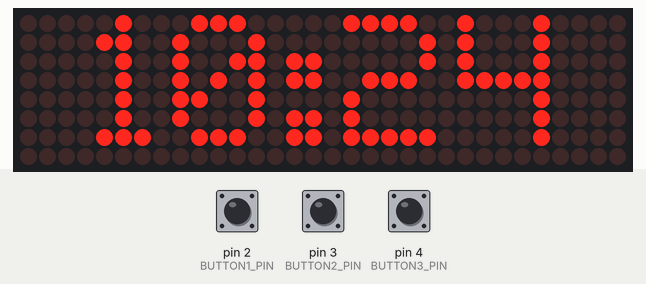
This sketch was run on a simulated Arduino Uno, built with avr-gcc and run on an emulated ATmega328P. On the bench: 32×8 LED matrix. The inputs (shaded band) are chosen by the test bench; at power-on: pin 2 (BUTTON1_PIN) HIGH, pin 3 (BUTTON2_PIN) HIGH, pin 4 (BUTTON3_PIN) HIGH. The local clock reads 2024-03-15 10:24:30 at power-on unless the sketch sets it.

Above: at 2.2 s.
2.3 s: pin 2 (BUTTON1_PIN) pulled LOW for 0.15 s
At 3.5 s:
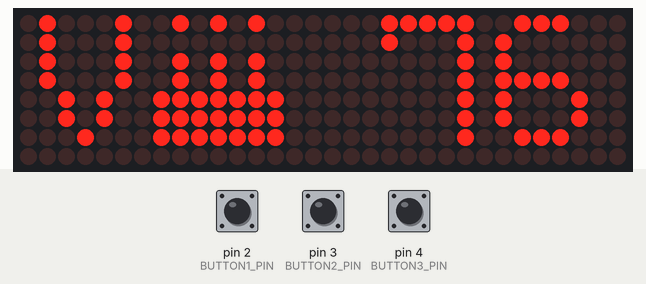
3.9 s: pin 3 (BUTTON2_PIN) pulled LOW for 0.15 s
At 4.4 s:
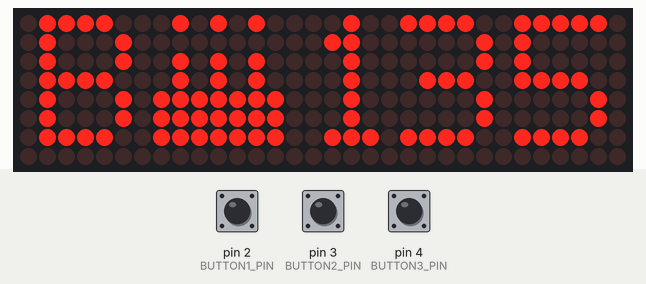
5.5 s: pin 4 (BUTTON3_PIN) pulled LOW for 0.15 s
At 6.5 s:
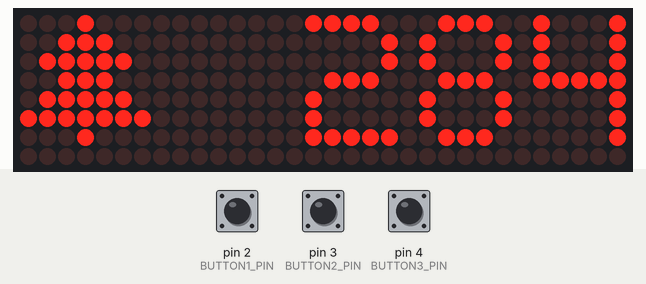
7.1 s: pin 4 (BUTTON3_PIN) pulled LOW for 1 s
At 7.5 s:
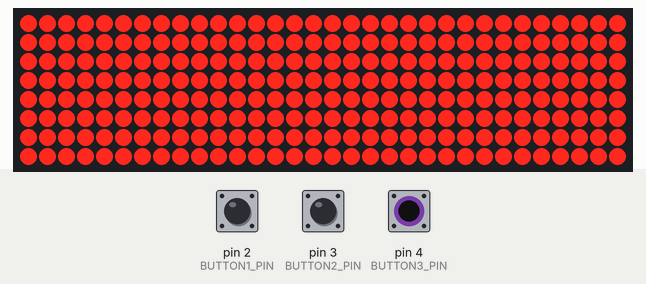
11.1 s: pin 4 (BUTTON3_PIN) pulled LOW for 3.2 s
At 12.0 s:
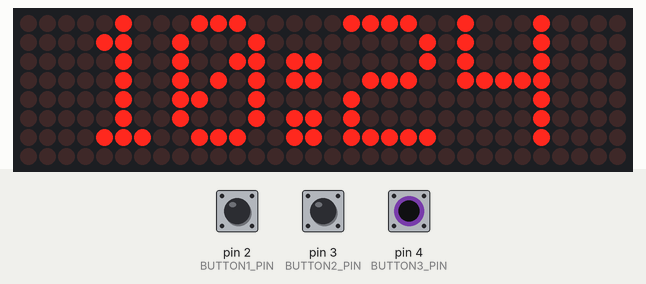
15.8 s: pin 2 (BUTTON1_PIN) pulled LOW for 1 s
At 17.2 s:
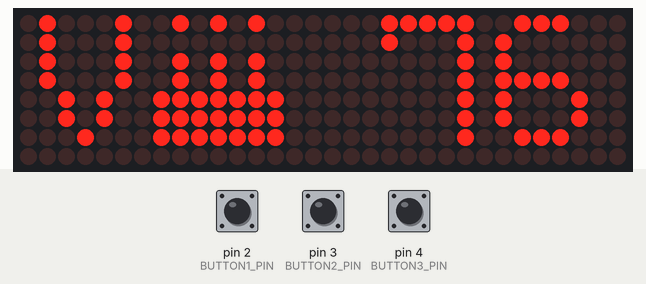
Timing chart, 0 to 18.8 s (numbered marks = the images above; inputs shaded):
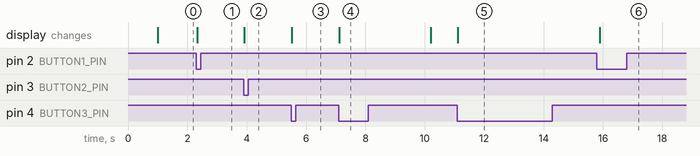

The sketch:

birthday_countdown_clock.ino
```cpp
#include <MD_Parola.h>
#include <MD_MAX72xx.h>
#include <SPI.h>
#include <Wire.h>
#include <RTClib.h>

#define HARDWARE_TYPE MD_MAX72XX::FC16_HW
#define MAX_DEVICES 4
#define CS_PIN 10
#define BUTTON1_PIN 2  // V's birthday (May 30) - label "V"
#define BUTTON2_PIN 3  // B's birthday - label "B"
#define BUTTON3_PIN 4  // Christmas (Dec 24) - label "*"

MD_Parola myDisplay = MD_Parola(HARDWARE_TYPE, CS_PIN, MAX_DEVICES);
RTC_DS3231 rtc;

char displayBuffer[20];
int displayMode = 0;  // 0 = time, 1 = birthday1, 2 = birthday2, 3 = christmas
unsigned long lastDebounceTime = 0;
const unsigned long debounceDelay = 200;
bool lastButton1State = HIGH;
bool lastButton2State = HIGH;
bool lastButton3State = HIGH;
int lastDisplayedMinute = -1;  // Track last displayed minute for throttling

// Auto-return to clock timing
unsigned long countdownStartTime = 0;
const unsigned long countdownTimeout = 30000;  // 30 seconds

// Display intensity (0-15)
int clockIntensity = 6;
int countdownIntensity = 9;

// DST offset (0 = off, 1 = +1 hour)
int dstOffset = 0;

// Simultaneous button press tracking
unsigned long simPressStartTime = 0;
bool simPressHandled = false;

// Icon animation
const unsigned long iconInterval = 3000;  // 3 seconds
unsigned long lastIconSwitch = 0;
int iconIndex = 0;
const char birthdayIcons[] = {'@', '~', '#'};   // cake, present, heart
const char christmasIcons[] = {'^', '*', '~'};   // tree, star, present

// Dot display state
bool dotDisplayActive = false;
unsigned long dotDisplayStartTime = 0;
int dotFullScreens = 0;     // number of full 256-LED pages
int dotRemainder = 0;       // leftover dots after full pages

// Custom V character (maps to 'V')
const uint8_t vChar[] = {
  5,
  B00001111,
  B00110000,
  B01000000,
  B00110000,
  B00001111,
};

// Custom B character (maps to 'B')
const uint8_t bChar[] = {
  5,
  B01111111,
  B01001001,
  B01001001,
  B01001001,
  B00110110,
};

// Cake character (maps to '@')
const uint8_t cakeChar[] = {
  8,
  B01110000,
  B01111101,
  B01110000,
  B01111101,
  B01110000,
  B01111101,
  B01110000,
  B00000000,
};

// Heart character (maps to '#')
const uint8_t heartChar[] = {
  8,
  B00001100,
  B00010010,
  B00100010,
  B01000100,
  B00100010,
  B00010010,
  B00001100,
  B00000000,
};

// Present character (maps to '~')
const uint8_t presentChar[] = {
  8,
  B00000000,
  B01111100,
  B01010101,
  B01111110,
  B01010101,
  B01111100,
  B00000000,
  B00000000,
};

// Tree character (maps to '^')
const uint8_t treeChar[] = {
  8,
  B00100000,
  B00110100,
  B00111110,
  B01111111,
  B00111110,
  B00110100,
  B00100000,
  B00000000,
};

// Star character (maps to '*')
const uint8_t starChar[] = {
  8,
  B00001000,
  B00101010,
  B00011100,
  B01111111,
  B00011100,
  B00101010,
  B00001000,
  B00000000
};

// Forward declarations
int calculateDaysUntil(DateTime now, int targetMonth, int targetDay);

void handleSimultaneousPress(int combo) {
  if (combo == 12) {
    clockIntensity = max(0, clockIntensity - 3);
    countdownIntensity = max(0, countdownIntensity - 3);
  } else if (combo == 23) {
    clockIntensity = min(15, clockIntensity + 3);
    countdownIntensity = min(15, countdownIntensity + 3);
  } else if (combo == 13) {
    dstOffset = dstOffset == 0 ? 1 : 0;
    lastDisplayedMinute = -1;  // force clock redraw
  }
  myDisplay.setIntensity(displayMode == 0 ? clockIntensity : countdownIntensity);
}

void handleButtonPress(int buttonMode, int targetMonth, int targetDay) {
  if (displayMode == buttonMode && dotDisplayActive) {
    // 3rd press: dot display -> back to clock
    dotDisplayActive = false;
    displayMode = 0;
    myDisplay.displayClear();
    myDisplay.setIntensity(clockIntensity);
    lastDisplayedMinute = -1;
  } else if (displayMode == buttonMode && !dotDisplayActive) {
    // 2nd press: text countdown -> dot display
    dotDisplayActive = true;
    int daysUntil = calculateDaysUntil(rtc.now(), targetMonth, targetDay);
    dotFullScreens = daysUntil / 256;
    dotRemainder = daysUntil % 256;
    dotDisplayStartTime = millis();
    countdownStartTime = millis();  // reset auto-return timer
    myDisplay.displayClear();
  } else {
    // 1st press: any state -> text countdown
    displayMode = buttonMode;
    dotDisplayActive = false;
    myDisplay.setIntensity(countdownIntensity);
    iconIndex = 0;
    lastIconSwitch = millis();
    countdownStartTime = millis();
  }
}

void setup() {
  Serial.begin(9600);

  // Initialize buttons
  pinMode(BUTTON1_PIN, INPUT_PULLUP);
  pinMode(BUTTON2_PIN, INPUT_PULLUP);
  pinMode(BUTTON3_PIN, INPUT_PULLUP);

  // Initialize display
  myDisplay.begin();
  myDisplay.setIntensity(clockIntensity);
  myDisplay.setTextAlignment(PA_CENTER);
  myDisplay.displayClear();

  // Add custom characters
  myDisplay.addChar('~', presentChar);
  myDisplay.addChar('^', treeChar);
  myDisplay.addChar('*', starChar);
  myDisplay.addChar('V', vChar);
  myDisplay.addChar('B', bChar);
  myDisplay.addChar('@', cakeChar);
  myDisplay.addChar('#', heartChar);

  // Initialize RTC
  if (!rtc.begin()) {
    Serial.println("Couldn't find RTC");
    myDisplay.print("NO RTC");
    while (1);
  }

  if (rtc.lostPower()) {
    Serial.println("RTC lost power, setting time...");
    rtc.adjust(DateTime(F(__DATE__), F(__TIME__)));
  }

  myDisplay.print("Ready");
  delay(1000);
}

void loop() {
  DateTime now = rtc.now();

  // Read button states
  bool button1State = digitalRead(BUTTON1_PIN);
  bool button2State = digitalRead(BUTTON2_PIN);
  bool button3State = digitalRead(BUTTON3_PIN);

  // Simultaneous press detection (1 second hold required)
  bool combo12 = (button1State == LOW && button2State == LOW && button3State == HIGH);
  bool combo23 = (button1State == HIGH && button2State == LOW && button3State == LOW);
  bool combo13 = (button1State == LOW && button2State == HIGH && button3State == LOW);
  bool anyCombo = combo12 || combo23 || combo13;

  if (anyCombo) {
    if (simPressStartTime == 0) simPressStartTime = millis();
    if (!simPressHandled && (millis() - simPressStartTime >= 1000)) {
      handleSimultaneousPress(combo12 ? 12 : (combo23 ? 23 : 13));
      simPressHandled = true;
    }
  } else {
    simPressStartTime = 0;
    simPressHandled = false;
  }

  // Button 1 handling (May 30 - "V")
  if (!anyCombo && button1State == LOW && lastButton1State == HIGH) {
    if ((millis() - lastDebounceTime) > debounceDelay) {
      handleButtonPress(1, 5, 30);
      lastDebounceTime = millis();
    }
  }
  lastButton1State = button1State;

  // Button 2 handling (July 28 - "B")
  if (!anyCombo && button2State == LOW && lastButton2State == HIGH) {
    if ((millis() - lastDebounceTime) > debounceDelay) {
      handleButtonPress(2, 7, 28);
      lastDebounceTime = millis();
    }
  }
  lastButton2State = button2State;

  // Button 3 handling (Christmas - "*")
  if (!anyCombo && button3State == LOW && lastButton3State == HIGH) {
    if ((millis() - lastDebounceTime) > debounceDelay) {
      handleButtonPress(3, 12, 24);
      lastDebounceTime = millis();
    }
  }
  lastButton3State = button3State;

  // Auto-return to clock after 30 seconds
  if (displayMode != 0 && (millis() - countdownStartTime >= countdownTimeout)) {
    displayMode = 0;
    dotDisplayActive = false;
    myDisplay.displayClear();
    myDisplay.setIntensity(clockIntensity);
    lastDisplayedMinute = -1;  // Force time update
  }

  // Icon rotation reserved for future imminent-date feature

  // Display based on current mode
  switch (displayMode) {
    case 0:  // Time mode - only update when minute changes
      if (now.minute() != lastDisplayedMinute) {
        int displayHour = (now.hour() + dstOffset) % 24;
        sprintf(displayBuffer, "%02d:%02d", displayHour, now.minute());
        myDisplay.print(displayBuffer);
        lastDisplayedMinute = now.minute();
      }
      break;

    case 1:  // V's birthday (May 30)
    case 2:  // B's birthday (July 28)
    case 3:  // Christmas (Dec 24)
      if (dotDisplayActive) {
        handleDotDisplay();
      } else if (displayMode == 1) {
        displayBirthdayCountdown(now, 5, 30, "V", '@');  // cake
      } else if (displayMode == 2) {
        displayBirthdayCountdown(now, 7, 28, "B", '@');  // cake
      } else {
        displayChristmasCountdown(now, 12, 24, '^');  // tree
      }
      break;
  }

  delay(100);
}

void displayDots(int numDots) {
  MD_MAX72XX *mx = myDisplay.getGraphicObject();
  mx->control(MD_MAX72XX::UPDATE, MD_MAX72XX::OFF);  // buffer changes
  mx->clear();

  // Fill left-to-right, bottom-to-top (row 7 first, then row 6, etc.)
  // Each row has 32 columns; dot index = row * 32 + column_position
  for (int c = 0; c < 32; c++) {
    int col = 31 - c;  // col 0 is rightmost in FC16_HW, so invert
    uint8_t colValue = 0;
    for (int row = 0; row < 8; row++) {
      if (row * 32 + c < numDots) {
        colValue |= (1 << (7 - row));
      }
    }
    mx->setColumn(col, colValue);
  }

  mx->control(MD_MAX72XX::UPDATE, MD_MAX72XX::ON);  // flush to display
}

void handleDotDisplay() {
  const unsigned long phaseDuration = 3000;  // 3s per phase

  if (dotFullScreens == 0) {
    // No overflow — just show dots as static display
    displayDots(dotRemainder);
    myDisplay.setIntensity(countdownIntensity);
    return;
  }

  // If remainder is 0 (exact multiple of 256), treat as one fewer full screen
  // and show 256 dots in the remainder phase instead of a blank screen
  int effectiveFullScreens = dotRemainder == 0 ? dotFullScreens - 1 : dotFullScreens;
  int effectiveRemainder = dotRemainder == 0 ? 256 : dotRemainder;

  // Cycle: [full screen, 3s] x N ... [remainder, 3s]
  int totalPhases = effectiveFullScreens + 1;  // +1 for remainder phase
  unsigned long cycleDuration = (unsigned long)totalPhases * phaseDuration;
  unsigned long elapsed = (millis() - dotDisplayStartTime) % cycleDuration;
  int currentPhase = elapsed / phaseDuration;

  if (currentPhase < effectiveFullScreens) {
    displayDots(256);
  } else {
    displayDots(effectiveRemainder);
  }
  myDisplay.setIntensity(countdownIntensity);
}

void displayChristmasCountdown(DateTime now, int month, int day, char icon) {
  int daysUntil = calculateDaysUntil(now, month, day);
  sprintf(displayBuffer, "%c  %3d", icon, daysUntil);
  myDisplay.print(displayBuffer);
}

void displayBirthdayCountdown(DateTime now, int month, int day, const char* name, char icon) {
  int daysUntil = calculateDaysUntil(now, month, day);
  sprintf(displayBuffer, "%s%c%3d", name, icon, daysUntil);
  myDisplay.print(displayBuffer);
}

int calculateDaysUntil(DateTime now, int targetMonth, int targetDay) {
  // Normalize current date to midnight for accurate day counting
  DateTime todayMidnight(now.year(), now.month(), now.day(), 0, 0, 0);

  // Create target date for this year (already at midnight)
  DateTime targetDate(now.year(), targetMonth, targetDay, 0, 0, 0);

  // If date has passed this year, calculate for next year
  if (todayMidnight.unixtime() > targetDate.unixtime()) {
    targetDate = DateTime(now.year() + 1, targetMonth, targetDay, 0, 0, 0);
  }

  // Calculate difference in seconds and convert to days
  long secondsUntil = targetDate.unixtime() - todayMidnight.unixtime();
  int daysUntil = secondsUntil / 86400;

  return daysUntil;
}
```

Measured:
- after the input at 2.3 s, the display: changes at once (image 1)
- after the input at 3.9 s, the display: changes at once (image 2)
- after the input at 5.5 s, the display: changes at once (image 3)
- after the input at 7.1 s, the display: changes at once (image 4)
- after the input at 11.1 s, the display: changes at once (image 5)
- after the input at 15.8 s, the display: changes after 0.09 s (image 6)
